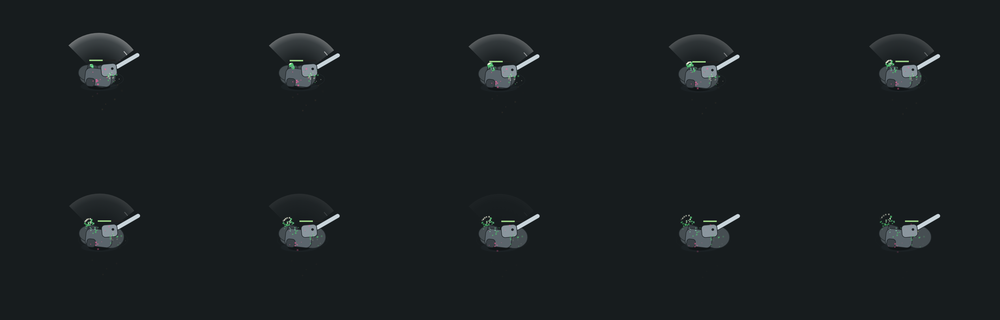
#> input picture spikes/swingtest/proof/STRIP-heavy-impact.png, 1000 x 320 px, shrunk from 3500 x 1120 before the run
$ python -i bg_clean.py   (imports and definitions only)
#> lines starting #> are read from the running program, lines starting #| are printed output that depends on the picture
# Remove a flat/gradient background from a generated sprite (gpt-image-1 sometimes bakes one in
# despite a transparent request). Color-keyed flood-fill from the edges: a pixel is background
# only if it is close to the sampled corner colour AND connected to the border. The subject
# (far from the bg colour) halts the fill, so soft painterly edges are preserved.
# Usage: python tools/bg_clean.py public/art/frog_warden.png [tol] [feather]

import sys
from collections import deque
from pathlib import Path
from PIL import Image, ImageFilter


def _corner_bg(px, w, h, s=24):
    cols = []
    for cx, cy in ((0, 0), (w - 1, 0), (0, h - 1), (w - 1, h - 1)):
        rs = gs = bs = n = 0
        for dx in range(s):
            for dy in range(s):
                x = min(w - 1, max(0, cx + (dx if cx == 0 else -dx)))
                y = min(h - 1, max(0, cy + (dy if cy == 0 else -dy)))
                r, g, b, _ = px[x, y]
                rs += r; gs += g; bs += b; n += 1
        cols.append((rs / n, gs / n, bs / n))
    return cols


def clean(path: str, tol: int = 90, feather: int = 1) -> None:
#> called with tol = 90, feather = 1
    im = Image.open(path).convert("RGBA")
    w, h = im.size
#> w = 1000; h = 320
    px = im.load()
    corners = _corner_bg(px, w, h)
#> corners = [(23, 28, 30), (23, 28, 30), (23, 28, 30), (23, 28, 30)]

    def is_bg(x, y):
        r, g, b, _ = px[x, y]
        # close to ANY corner colour (handles a gradient across the image)
        for cr, cg, cb in corners:
            if abs(r - cr) + abs(g - cg) + abs(b - cb) <= tol:
                return True
        return False

    bg = [[False] * w for _ in range(h)]
    q = deque()

    def push(x, y):
        if 0 <= x < w and 0 <= y < h and not bg[y][x] and is_bg(x, y):
            bg[y][x] = True
            q.append((x, y))

    for x in range(w):
        push(x, 0); push(x, h - 1)
    for y in range(h):
        push(0, y); push(w - 1, y)
    while q:
        x, y = q.popleft()
        for dx, dy in ((1, 0), (-1, 0), (0, 1), (0, -1)):
            push(x + dx, y + dy)

    alpha = Image.new("L", (w, h), 255)
#> alpha: PIL image 1000x320 L; every value is 255
    ap = alpha.load()
    for y in range(h):
        row = bg[y]
        for x in range(w):
            if row[x]:
                ap[x, y] = 0
    if feather:
        alpha = alpha.filter(ImageFilter.GaussianBlur(feather))
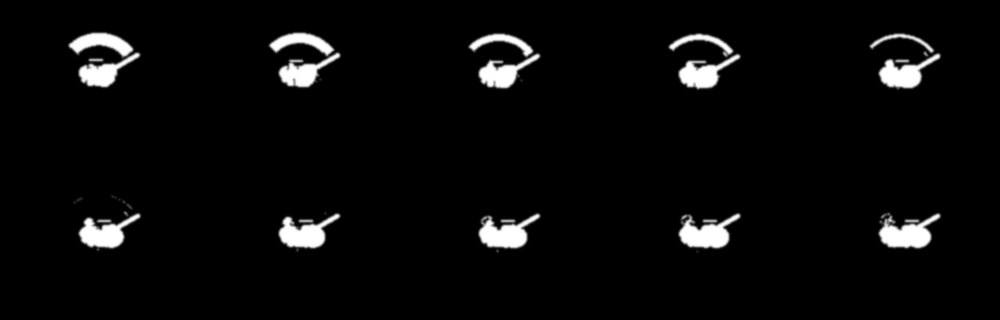
#> alpha: PIL image 1000x320 L; min 0, max 255, mean 10
    im.putalpha(alpha)
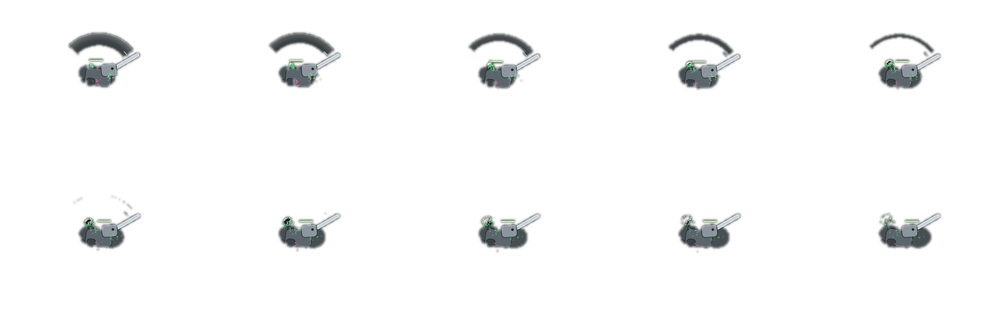
#> im: PIL image 1000x320 RGBA; mean R, G, B, A 26.2, 31.4, 33.4, 10; transparent parts drawn white
    im.save(path)
    filled = sum(sum(r) for r in bg)
    print(f"cleaned {Path(path).name}: removed {100 * filled / (w * h):.0f}% as background")
#| cleaned STRIP-heavy-impact.png: removed 96% as background


# [91 lines left out: functions dehalo, colorize_green, strip, not called in this run]


# [11 lines not run here, left out]

>>> result = clean('../spikes/swingtest/proof/STRIP-heavy-impact.png')

$ run again, on spikes/swingtest/proof/STRIP-hop.png
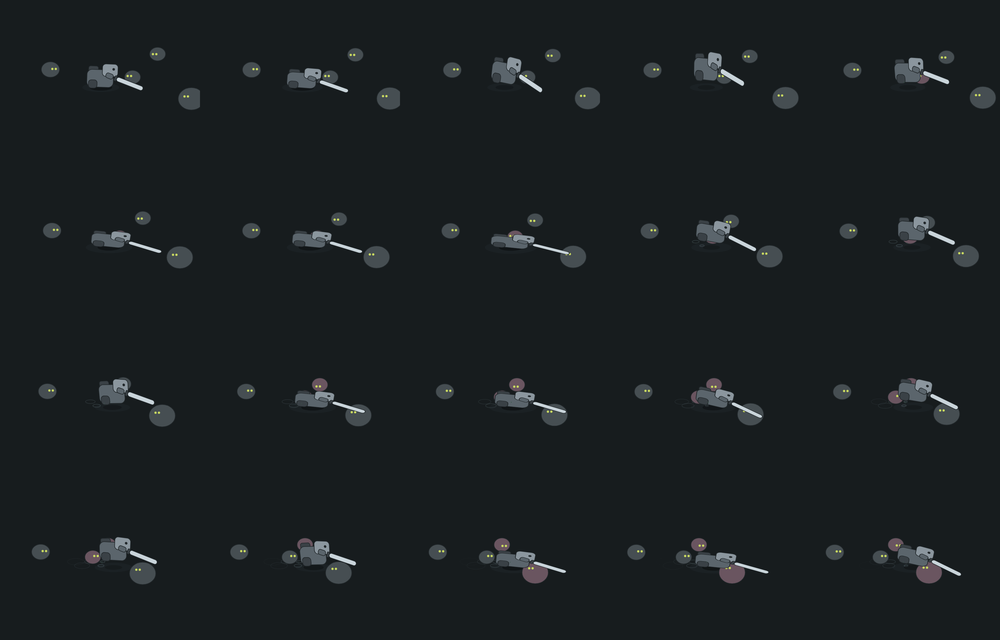
#> input picture spikes/swingtest/proof/STRIP-hop.png, 1000 x 640 px, shrunk from 3500 x 2240 before the run
#> corners = [(23, 28, 30), (23, 28, 30), (23, 28, 30), (23, 28, 30)]
#> in clean, `alpha = alpha.filter(ImageFilter.GaussianBlur(feather))`:
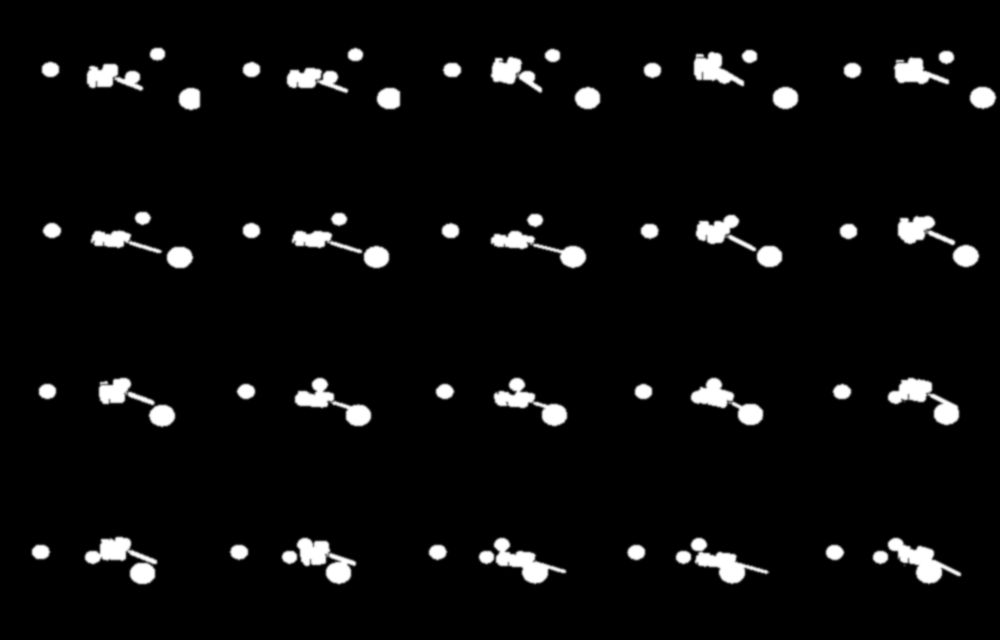
#> alpha: PIL image 1000x640 L; min 0, max 255, mean 12.1
#> in clean, `im.putalpha(alpha)`:
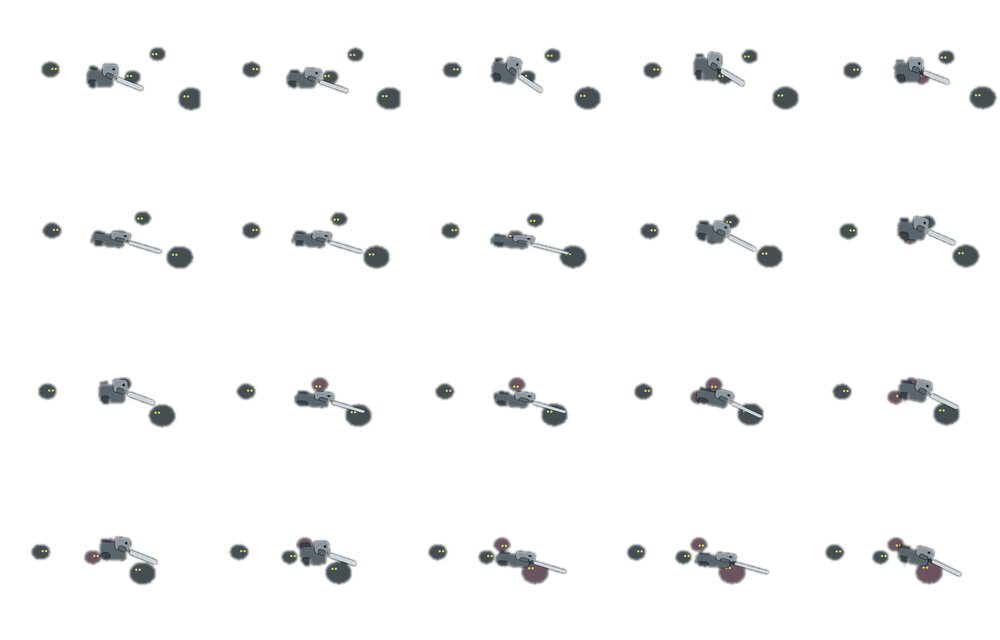
#> im: PIL image 1000x640 RGBA; mean R, G, B, A 26.3, 31.4, 33.5, 12.1; transparent parts drawn white
#| cleaned STRIP-hop.png: removed 95% as background
